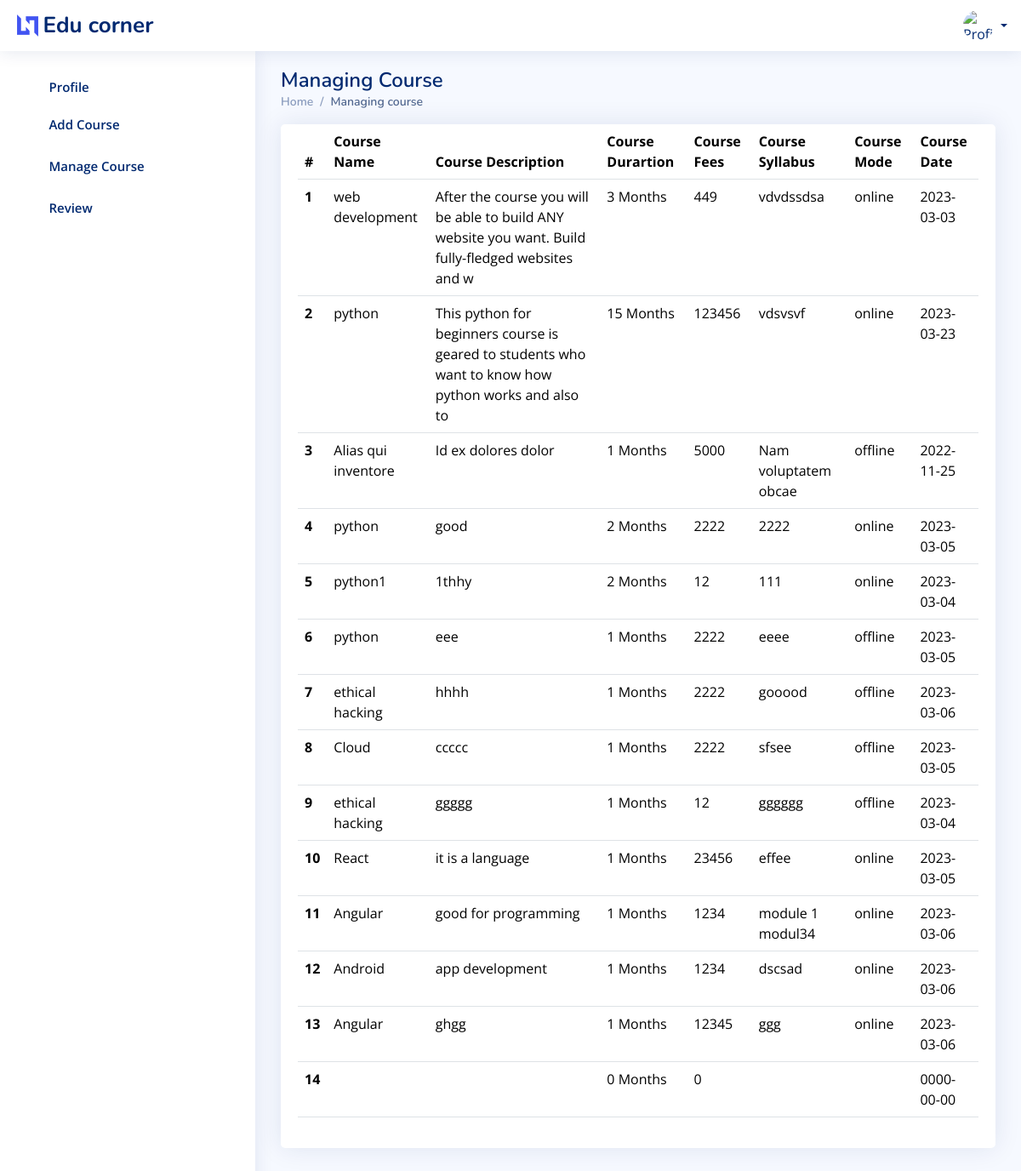
The page /teacher/mangecourse.php on the database its author committed.
### tables this page shows
CREATE TABLE `educorner_faculty_course` (
  `course_id` int(11) NOT NULL,
  `course_title` varchar(30) NOT NULL,
  `email` varchar(20) NOT NULL,
  `course_duration` int(11) NOT NULL,
  `course_fees` int(11) NOT NULL,
  `course_description` varchar(100) NOT NULL,
  `course_syllabus` varchar(200) NOT NULL,
  `course_mode` varchar(25) NOT NULL,
  `img` varchar(100) NOT NULL DEFAULT 'coursepic',
  `startdate` date NOT NULL,
  `status` varchar(2) NOT NULL DEFAULT '0'
);

### mentor/connection.php (called while the page is built, shortened)
<?php
$conn = mysqli_connect('localhost', 'root', '', 'educorner');
function select($sql)
{
    global $conn;
    $res = mysqli_query($conn, $sql);
    if ($res) {
        return $res;
    } else {
        return False;
    }
}
?>

### teacher/mangecourse.php (the view, shortened to what this page needs)
<?php
require('header.php');
?>
<main id="main" class="main">
    <div class="pagetitle">
        <h1>Managing Course</h1>
        <nav>
            <ol class="breadcrumb">
                <li class="breadcrumb-item"><a href="index.html">Home</a></li>
                <li class="breadcrumb-item active">Managing course</li>
            </ol>
        </nav>
    </div>
    <div class="col-lg-12 ">
        <section class="section">
            <div class="row">
                 <div class="col-lg-12">
                    <div class="card">
                        <div class="card-body">
                            <table class="table datatable">
                                <thead>
                                    <tr>
                                        <th scope="col">#</th>
                                        <th scope="col">Course Name</th>
                                        <th scope="col">Course Description</th>
                                        <th scope="col">Course Durartion</th>
                                        <th scope="col">Course Fees</th>
                                        <th scope="col">Course Syllabus</th>
                                        <th scope="col">Course Mode</th>
                                        <th scope="col">Course Date</th>
                                    </tr>
                                </thead>
                                <tbody>
                                    <?php
                                    $subres = select("select * from educorner_faculty_course where startdate<'$d'");
                                    $n = 0;
                                    while ($row = mysqli_fetch_assoc($subres)) {
                                        $n++;
                                    ?>
                                        <tr>
                                            <th scope="row"><?php echo $n ?></th>
                                            <td><?php echo $row["course_title"] ?></td>
                                            <td><?php echo $row["course_description"] ?></td>
                                            <td><?php echo $row["course_duration"] ?> Months</td>
                                            <td><?php echo $row["course_fees"] ?></td>
                                            <td><?php echo $row["course_syllabus"] ?></td>
                                            <td><?php echo $row["course_mode"] ?></td>
                                            <td><?php echo $row["startdate"] ?></td>
                                        </tr>
                                    <?php
                                    }
                                    ?>
                                </tbody>
                            </table>
                        </div>
                    </div>
                </div>
            </div>
        </section>
    </div>
    <?php
require('footer.php');
?>

### Admin/assets/css/style.css (style rules this page uses)
:root { scroll-behavior: smooth; }
body { font-family: "Open Sans", sans-serif; background: #f6f9ff; color: #444444; }
a { color: #4154f1; text-decoration: none; }
h1, h2, h3, h4, h5, h6 { font-family: "Nunito", sans-serif; }
#main { margin-top: 60px; padding: 20px 30px; transition: all 0.3s; }
.pagetitle { margin-bottom: 10px; }
.pagetitle h1 { font-size: 24px; margin-bottom: 0; font-weight: 600; color: #012970; }
.card { margin-bottom: 30px; border: none; border-radius: 5px; box-shadow: 0px 0 30px rgba(1, 41, 112, 0.1); }
.card-body { padding: 0 20px 20px 20px; }
.breadcrumb { font-size: 14px; font-family: "Nunito", sans-serif; color: #899bbd; font-weight: 600; }
.breadcrumb a { color: #899bbd; transition: 0.3s; }
.breadcrumb .breadcrumb-item::before { color: #899bbd; }
.breadcrumb .active { color: #51678f; font-weight: 600; }
@media (min-width: 1200px) { #main, #footer { margin-left: 300px; } }

### rows shown on the page
educorner_faculty_course: course_title "web development", course_description "After the course you will be able to build ANY website you want. Build fully-fledged websites and w", course_duration "3", course_fees "449", course_syllabus "vdvdssdsa", course_mode "online", startdate "2023-03-03"
educorner_faculty_course: course_title "python", course_description "This python for beginners course is geared to students who want to know how python works and also to", course_duration "15", course_fees "123456", course_syllabus "vdsvsvf", course_mode "online", startdate "2023-03-23"
educorner_faculty_course: course_title "Alias qui inventore", course_description "Id ex dolores dolor", course_duration "1", course_fees "5000", course_syllabus "Nam voluptatem obcae", course_mode "offline", startdate "2022-11-25"
educorner_faculty_course: course_title "python", course_description "good", course_duration "2", course_fees "2222", course_syllabus "2222", course_mode "online", startdate "2023-03-05"
educorner_faculty_course: course_title "python1", course_description "1thhy", course_duration "2", course_fees "12", course_syllabus "111", course_mode "online", startdate "2023-03-04"
educorner_faculty_course: course_title "python", course_description "eee", course_duration "1", course_fees "2222", course_syllabus "eeee", course_mode "offline", startdate "2023-03-05"
educorner_faculty_course: course_title "ethical hacking", course_description "hhhh", course_duration "1", course_fees "2222", course_syllabus "gooood", course_mode "offline", startdate "2023-03-06"
educorner_faculty_course: course_title "Cloud", course_description "ccccc", course_duration "1", course_fees "2222", course_syllabus "sfsee", course_mode "offline", startdate "2023-03-05"
educorner_faculty_course: course_title "ethical hacking", course_description "ggggg", course_duration "1", course_fees "12", course_syllabus "gggggg", course_mode "offline", startdate "2023-03-04"
educorner_faculty_course: course_title "React", course_description "it is a language", course_duration "1", course_fees "23456", course_syllabus "effee", course_mode "online", startdate "2023-03-05"
educorner_faculty_course: course_title "Angular", course_description "good for programming", course_duration "1", course_fees "1234", course_syllabus "module 1 modul34", course_mode "online", startdate "2023-03-06"
educorner_faculty_course: course_title "Android", course_description "app development", course_duration "1", course_fees "1234", course_syllabus "dscsad", course_mode "online", startdate "2023-03-06"
educorner_faculty_course: course_title "Angular", course_description "ghgg", course_duration "1", course_fees "12345", course_syllabus "ggg", course_mode "online", startdate "2023-03-06"
educorner_faculty_course: course_duration "0", course_fees "0", startdate "0000-00-00"
